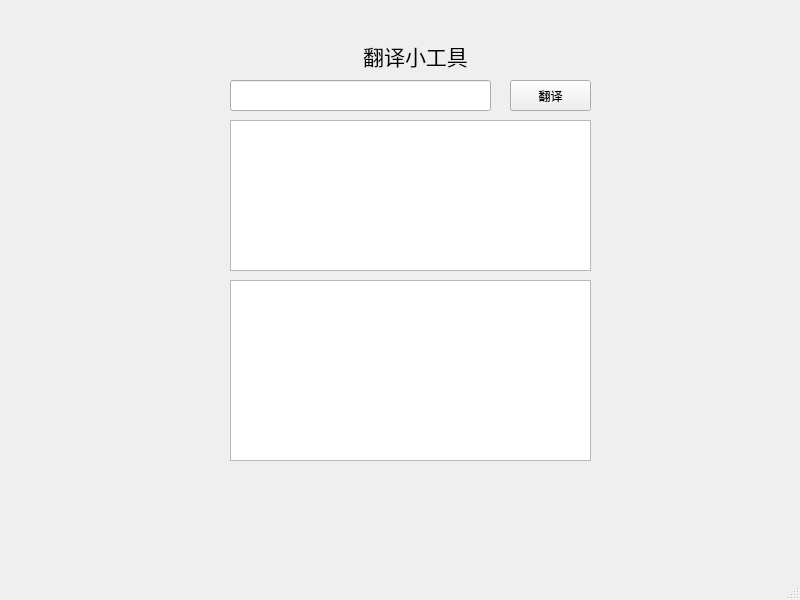
<?xml version="1.0" encoding="UTF-8"?>
<ui version="4.0">
 <class>MainWindow</class>
 <widget class="QMainWindow" name="MainWindow">
  <property name="geometry">
   <rect>
    <x>0</x>
    <y>0</y>
    <width>800</width>
    <height>600</height>
   </rect>
  </property>
  <property name="windowTitle">
   <string>MainWindow</string>
  </property>
  <widget class="QWidget" name="centralwidget">
   <widget class="QPushButton" name="pushButton">
    <property name="geometry">
     <rect>
      <x>510</x>
      <y>80</y>
      <width>81</width>
      <height>31</height>
     </rect>
    </property>
    <property name="text">
     <string>翻译</string>
    </property>
   </widget>
   <widget class="QLineEdit" name="lineEdit">
    <property name="geometry">
     <rect>
      <x>230</x>
      <y>80</y>
      <width>261</width>
      <height>31</height>
     </rect>
    </property>
   </widget>
   <widget class="QLabel" name="label">
    <property name="geometry">
     <rect>
      <x>240</x>
      <y>40</y>
      <width>351</width>
      <height>31</height>
     </rect>
    </property>
    <property name="font">
     <font>
      <family>Agency FB</family>
      <pointsize>16</pointsize>
     </font>
    </property>
    <property name="text">
     <string>翻译小工具</string>
    </property>
    <property name="alignment">
     <set>Qt::AlignCenter</set>
    </property>
   </widget>
   <widget class="QTextBrowser" name="textBrowser">
    <property name="geometry">
     <rect>
      <x>230</x>
      <y>120</y>
      <width>361</width>
      <height>151</height>
     </rect>
    </property>
   </widget>
   <widget class="QTextBrowser" name="textBrowser_2">
    <property name="geometry">
     <rect>
      <x>230</x>
      <y>280</y>
      <width>361</width>
      <height>181</height>
     </rect>
    </property>
   </widget>
  </widget>
  <widget class="QMenuBar" name="menubar">
   <property name="geometry">
    <rect>
     <x>0</x>
     <y>0</y>
     <width>800</width>
     <height>23</height>
    </rect>
   </property>
  </widget>
  <widget class="QStatusBar" name="statusbar"/>
 </widget>
 <resources/>
 <connections>
  <connection>
   <sender>pushButton</sender>
   <signal>clicked()</signal>
   <receiver>textBrowser</receiver>
   <slot>show()</slot>
   <hints>
    <hint type="sourcelabel">
     <x>540</x>
     <y>131</y>
    </hint>
    <hint type="destinationlabel">
     <x>390</x>
     <y>279</y>
    </hint>
   </hints>
  </connection>
  <connection>
   <sender>lineEdit</sender>
   <signal>editingFinished()</signal>
   <receiver>pushButton</receiver>
   <slot>click()</slot>
   <hints>
    <hint type="sourcelabel">
     <x>359</x>
     <y>120</y>
    </hint>
    <hint type="destinationlabel">
     <x>575</x>
     <y>130</y>
    </hint>
   </hints>
  </connection>
  <connection>
   <sender>lineEdit</sender>
   <signal>editingFinished()</signal>
   <receiver>textBrowser_2</receiver>
   <slot>show()</slot>
   <hints>
    <hint type="sourcelabel">
     <x>444</x>
     <y>117</y>
    </hint>
    <hint type="destinationlabel">
     <x>435</x>
     <y>320</y>
    </hint>
   </hints>
  </connection>
 </connections>
</ui>
